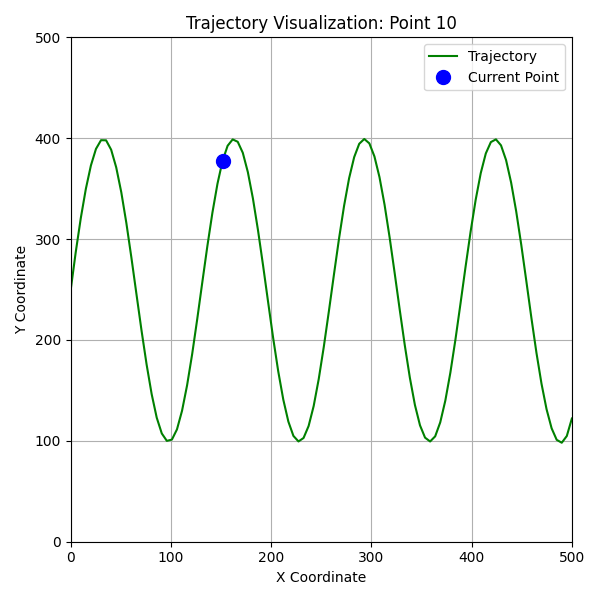
#> input picture data/0001/trajectory_images/trajectory_image_10.png, 600 x 600 px
$ python -i solver.py   (imports and definitions only)
#> lines starting #> are read from the running program, lines starting #| are printed output that depends on the picture
### interpolation.py
import numpy as np

class Interpolator():
    def __init__(self):
        pass

    # проверка на тип кривой: 1 - спираль, 0 - кривая
    # [102 lines left out: functions isSpiral, cubicSpline, interpolate, not called in this run]

### solver.py
import numpy as np
import cv2
import matplotlib.pyplot as plt
from interpolation import Interpolator
from detector import ImgSearch

class Solver(object):
    def __init__(self):
        self.interpolator = Interpolator()

        # гистограммы для каждой серии
        self.seriesHistogram = []
        self.calculateSeriesHist()
        # интреполяция для классов

        # загрузка образцов
        self.samplesIMG = [i for i in range(0, 9)]
        self.samplesMask = [i for i in range(0, 9)]

        self.load_sample()

        # текущая серия
        self.currentSeries = None

        self.imgSreach = ImgSearch()


        # поиск, должен вернуть записать (x, y) точки в points_info
        self.alg = self.find_points_coord
        self.points_info = []  # internal var (for example)


    def calculateSeriesHist(self):

      for s in range(1, 10):

        for i in range(1, 31):
          img_path = f"data/000{s}/opencv_images/opencv_image_{i}.png"
          img = cv2.imread(img_path)

          # 3D-гистограмма для BGR изображения
          hist = cv2.calcHist([img], [0,1,2], mask=None, histSize=[32,32,32], ranges=[0,256,0,256,0,256])

          # нормализация
          cv2.normalize(hist, hist)

          if i == 1:
              hist_total = hist
          else:
              hist_total += hist

        self.seriesHistogram.append(hist_total)
        hist_total = 0


    # [219 lines left out: functions getSeriesHistogramIndex, load_sample, find_points_coord, not called in this run]


    def solve(self, image_bgr: np.ndarray):
        result = self.alg(image_bgr)

    # ИНТЕРПОЛЯЦИЯ ТРАЕКТОРИИ
    # [15 lines left out: function get_trajectory, not called in this run]

>>> import cv2
>>> picture = cv2.imread('data/0001/trajectory_images/trajectory_image_10.png', cv2.IMREAD_GRAYSCALE)
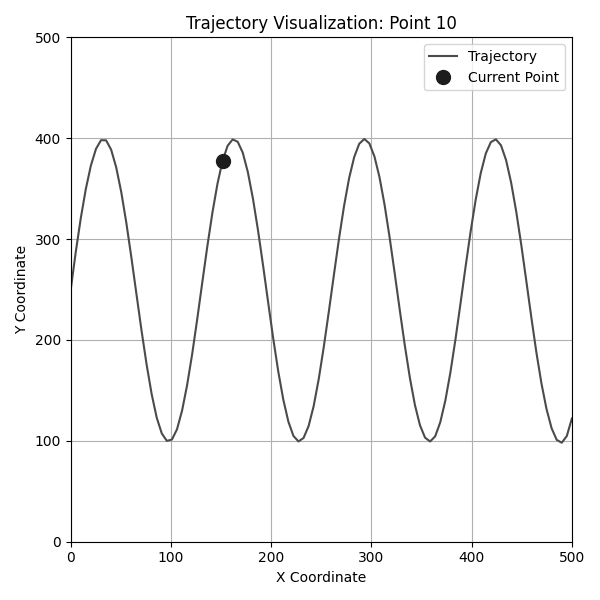
#> picture: shape (600, 600); min 0, max 255, mean 247.6
#> (the run stopped early here; a loop or call above may not have finished)
